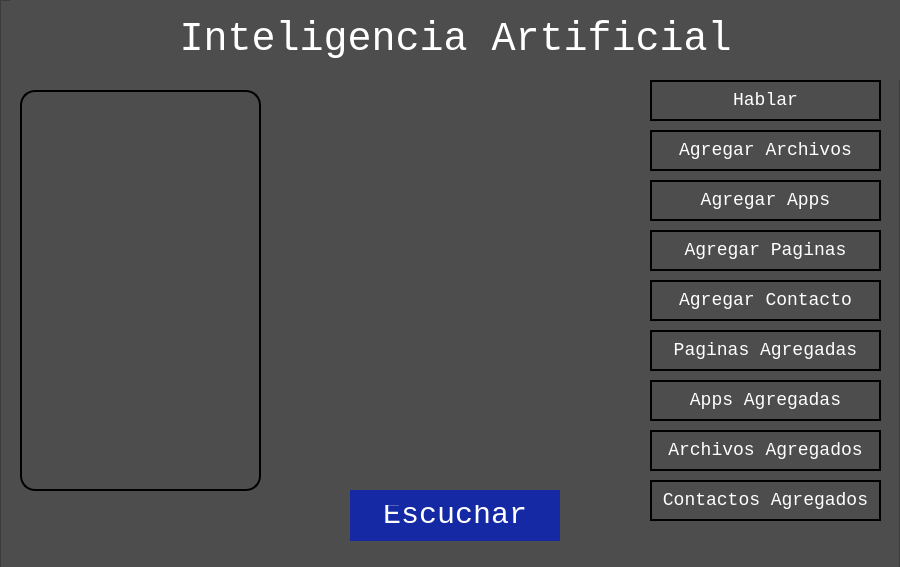
<?xml version="1.0" encoding="UTF-8"?>
<ui version="4.0">
 <class>Main</class>
 <widget class="QMainWindow" name="Main">
  <property name="enabled">
   <bool>true</bool>
  </property>
  <property name="geometry">
   <rect>
    <x>0</x>
    <y>0</y>
    <width>900</width>
    <height>567</height>
   </rect>
  </property>
  <property name="sizePolicy">
   <sizepolicy hsizetype="Fixed" vsizetype="Fixed">
    <horstretch>0</horstretch>
    <verstretch>0</verstretch>
   </sizepolicy>
  </property>
  <property name="maximumSize">
   <size>
    <width>900</width>
    <height>576</height>
   </size>
  </property>
  <property name="windowTitle">
   <string>Main</string>
  </property>
  <property name="styleSheet">
   <string notr="true">*{
font-family:Consolas;
}

QFrame{
background:#4d4d4d;
}

QLabel#title{
font-size:40px;
color:#fff;
}

QLineEdit{
border-radius:15px;
}

QPushButton#escuchar{
font-size:30px;
background:rgb(20, 41, 163);
color:#fff;
border-radius:none;
border:none;
padding:15px;
}

QPushButton#escuchar:hover{
color:rgba(20, 41, 163, 0.733);
border-radius:15px;
color:#fff;
}

QPushButton{
border-radius:none;
border:2px solid #000;
font-size:18px;
color:#fff;
}

QPushButton:hover{
background:rgb(15, 173, 212);
border-radius:15px;
color:#fff;
border:none;
}

QPlainTextEdit{
border:2px solid #000;
border-radius:15px;
color:#fff;
font-size:20px;
}</string>
  </property>
  <widget class="QWidget" name="centralwidget">
   <property name="sizePolicy">
    <sizepolicy hsizetype="Fixed" vsizetype="Fixed">
     <horstretch>0</horstretch>
     <verstretch>0</verstretch>
    </sizepolicy>
   </property>
   <property name="minimumSize">
    <size>
     <width>700</width>
     <height>567</height>
    </size>
   </property>
   <property name="maximumSize">
    <size>
     <width>900</width>
     <height>567</height>
    </size>
   </property>
   <property name="sizeIncrement">
    <size>
     <width>700</width>
     <height>0</height>
    </size>
   </property>
   <widget class="QFrame" name="frame">
    <property name="geometry">
     <rect>
      <x>0</x>
      <y>0</y>
      <width>900</width>
      <height>576</height>
     </rect>
    </property>
    <property name="sizePolicy">
     <sizepolicy hsizetype="Fixed" vsizetype="Fixed">
      <horstretch>0</horstretch>
      <verstretch>0</verstretch>
     </sizepolicy>
    </property>
    <property name="maximumSize">
     <size>
      <width>900</width>
      <height>576</height>
     </size>
    </property>
    <property name="styleSheet">
     <string notr="true"/>
    </property>
    <property name="frameShape">
     <enum>QFrame::StyledPanel</enum>
    </property>
    <property name="frameShadow">
     <enum>QFrame::Raised</enum>
    </property>
    <widget class="QLabel" name="title">
     <property name="geometry">
      <rect>
       <x>10</x>
       <y>-1</y>
       <width>891</width>
       <height>81</height>
      </rect>
     </property>
     <property name="styleSheet">
      <string notr="true"/>
     </property>
     <property name="text">
      <string>Inteligencia Artificial</string>
     </property>
     <property name="alignment">
      <set>Qt::AlignCenter</set>
     </property>
    </widget>
    <widget class="QPushButton" name="escuchar">
     <property name="geometry">
      <rect>
       <x>350</x>
       <y>490</y>
       <width>210</width>
       <height>51</height>
      </rect>
     </property>
     <property name="sizePolicy">
      <sizepolicy hsizetype="Fixed" vsizetype="Fixed">
       <horstretch>0</horstretch>
       <verstretch>0</verstretch>
      </sizepolicy>
     </property>
     <property name="focusPolicy">
      <enum>Qt::StrongFocus</enum>
     </property>
     <property name="text">
      <string>Escuchar</string>
     </property>
     <property name="icon">
      <iconset resource="source5.qrc">
       <normaloff>:/img/img/escucha.png</normaloff>:/img/img/escucha.png</iconset>
     </property>
     <property name="iconSize">
      <size>
       <width>32</width>
       <height>32</height>
      </size>
     </property>
     <property name="autoDefault">
      <bool>false</bool>
     </property>
     <property name="default">
      <bool>false</bool>
     </property>
    </widget>
    <widget class="QPushButton" name="escuchar_2">
     <property name="geometry">
      <rect>
       <x>650</x>
       <y>80</y>
       <width>231</width>
       <height>41</height>
      </rect>
     </property>
     <property name="contextMenuPolicy">
      <enum>Qt::DefaultContextMenu</enum>
     </property>
     <property name="layoutDirection">
      <enum>Qt::RightToLeft</enum>
     </property>
     <property name="autoFillBackground">
      <bool>false</bool>
     </property>
     <property name="text">
      <string>Hablar</string>
     </property>
     <property name="icon">
      <iconset resource="source5.qrc">
       <normaloff>:/img/img/barras-de-sonido.png</normaloff>:/img/img/barras-de-sonido.png</iconset>
     </property>
     <property name="iconSize">
      <size>
       <width>30</width>
       <height>30</height>
      </size>
     </property>
     <property name="shortcut">
      <string/>
     </property>
     <property name="checkable">
      <bool>false</bool>
     </property>
     <property name="checked">
      <bool>false</bool>
     </property>
     <property name="autoRepeat">
      <bool>false</bool>
     </property>
     <property name="autoExclusive">
      <bool>false</bool>
     </property>
     <property name="autoRepeatInterval">
      <number>100</number>
     </property>
     <property name="autoDefault">
      <bool>false</bool>
     </property>
     <property name="default">
      <bool>true</bool>
     </property>
     <property name="flat">
      <bool>true</bool>
     </property>
    </widget>
    <widget class="QPushButton" name="escuchar_3">
     <property name="geometry">
      <rect>
       <x>650</x>
       <y>130</y>
       <width>231</width>
       <height>41</height>
      </rect>
     </property>
     <property name="layoutDirection">
      <enum>Qt::RightToLeft</enum>
     </property>
     <property name="text">
      <string>Agregar Archivos</string>
     </property>
     <property name="icon">
      <iconset resource="source5.qrc">
       <normaloff>:/img/img/agregar-archivo.png</normaloff>:/img/img/agregar-archivo.png</iconset>
     </property>
     <property name="iconSize">
      <size>
       <width>30</width>
       <height>30</height>
      </size>
     </property>
     <property name="default">
      <bool>true</bool>
     </property>
     <property name="flat">
      <bool>true</bool>
     </property>
    </widget>
    <widget class="QPushButton" name="escuchar_4">
     <property name="geometry">
      <rect>
       <x>650</x>
       <y>180</y>
       <width>231</width>
       <height>41</height>
      </rect>
     </property>
     <property name="layoutDirection">
      <enum>Qt::RightToLeft</enum>
     </property>
     <property name="text">
      <string>Agregar Apps</string>
     </property>
     <property name="icon">
      <iconset resource="source5.qrc">
       <normaloff>:/img/img/agregar-archivo.png</normaloff>:/img/img/agregar-archivo.png</iconset>
     </property>
     <property name="iconSize">
      <size>
       <width>30</width>
       <height>30</height>
      </size>
     </property>
     <property name="default">
      <bool>true</bool>
     </property>
     <property name="flat">
      <bool>true</bool>
     </property>
    </widget>
    <widget class="QPushButton" name="escuchar_5">
     <property name="geometry">
      <rect>
       <x>650</x>
       <y>230</y>
       <width>231</width>
       <height>41</height>
      </rect>
     </property>
     <property name="layoutDirection">
      <enum>Qt::RightToLeft</enum>
     </property>
     <property name="text">
      <string>Agregar Paginas</string>
     </property>
     <property name="icon">
      <iconset resource="source5.qrc">
       <normaloff>:/img/img/agregar-archivo.png</normaloff>:/img/img/agregar-archivo.png</iconset>
     </property>
     <property name="iconSize">
      <size>
       <width>30</width>
       <height>30</height>
      </size>
     </property>
     <property name="default">
      <bool>true</bool>
     </property>
     <property name="flat">
      <bool>true</bool>
     </property>
    </widget>
    <widget class="QPushButton" name="escuchar_6">
     <property name="geometry">
      <rect>
       <x>650</x>
       <y>280</y>
       <width>231</width>
       <height>41</height>
      </rect>
     </property>
     <property name="layoutDirection">
      <enum>Qt::RightToLeft</enum>
     </property>
     <property name="text">
      <string>Agregar Contacto</string>
     </property>
     <property name="icon">
      <iconset resource="source5.qrc">
       <normaloff>:/img/img/agregar-usuario.png</normaloff>:/img/img/agregar-usuario.png</iconset>
     </property>
     <property name="iconSize">
      <size>
       <width>30</width>
       <height>30</height>
      </size>
     </property>
     <property name="default">
      <bool>true</bool>
     </property>
     <property name="flat">
      <bool>true</bool>
     </property>
    </widget>
    <widget class="QPushButton" name="escuchar_7">
     <property name="geometry">
      <rect>
       <x>650</x>
       <y>330</y>
       <width>231</width>
       <height>41</height>
      </rect>
     </property>
     <property name="layoutDirection">
      <enum>Qt::RightToLeft</enum>
     </property>
     <property name="text">
      <string>Paginas Agregadas</string>
     </property>
     <property name="icon">
      <iconset resource="source5.qrc">
       <normaloff>:/img/img/clip-de-papel.png</normaloff>:/img/img/clip-de-papel.png</iconset>
     </property>
     <property name="iconSize">
      <size>
       <width>30</width>
       <height>30</height>
      </size>
     </property>
     <property name="default">
      <bool>true</bool>
     </property>
     <property name="flat">
      <bool>true</bool>
     </property>
    </widget>
    <widget class="QPushButton" name="escuchar_8">
     <property name="geometry">
      <rect>
       <x>650</x>
       <y>380</y>
       <width>231</width>
       <height>41</height>
      </rect>
     </property>
     <property name="layoutDirection">
      <enum>Qt::RightToLeft</enum>
     </property>
     <property name="text">
      <string>Apps Agregadas</string>
     </property>
     <property name="icon">
      <iconset resource="source5.qrc">
       <normaloff>:/img/img/clip-de-papel.png</normaloff>:/img/img/clip-de-papel.png</iconset>
     </property>
     <property name="iconSize">
      <size>
       <width>30</width>
       <height>30</height>
      </size>
     </property>
     <property name="autoDefault">
      <bool>false</bool>
     </property>
     <property name="default">
      <bool>true</bool>
     </property>
     <property name="flat">
      <bool>true</bool>
     </property>
    </widget>
    <widget class="QPushButton" name="escuchar_9">
     <property name="geometry">
      <rect>
       <x>650</x>
       <y>430</y>
       <width>231</width>
       <height>41</height>
      </rect>
     </property>
     <property name="layoutDirection">
      <enum>Qt::RightToLeft</enum>
     </property>
     <property name="text">
      <string>Archivos Agregados</string>
     </property>
     <property name="icon">
      <iconset resource="source5.qrc">
       <normaloff>:/img/img/clip-de-papel.png</normaloff>:/img/img/clip-de-papel.png</iconset>
     </property>
     <property name="iconSize">
      <size>
       <width>30</width>
       <height>30</height>
      </size>
     </property>
     <property name="default">
      <bool>true</bool>
     </property>
     <property name="flat">
      <bool>true</bool>
     </property>
    </widget>
    <widget class="QPushButton" name="escuchar_10">
     <property name="geometry">
      <rect>
       <x>650</x>
       <y>480</y>
       <width>231</width>
       <height>41</height>
      </rect>
     </property>
     <property name="layoutDirection">
      <enum>Qt::RightToLeft</enum>
     </property>
     <property name="text">
      <string>Contactos Agregados</string>
     </property>
     <property name="icon">
      <iconset resource="source5.qrc">
       <normaloff>:/img/img/clip-de-papel.png</normaloff>:/img/img/clip-de-papel.png</iconset>
     </property>
     <property name="iconSize">
      <size>
       <width>30</width>
       <height>30</height>
      </size>
     </property>
     <property name="default">
      <bool>true</bool>
     </property>
     <property name="flat">
      <bool>true</bool>
     </property>
    </widget>
    <widget class="QPlainTextEdit" name="plainTextEdit">
     <property name="geometry">
      <rect>
       <x>20</x>
       <y>90</y>
       <width>241</width>
       <height>401</height>
      </rect>
     </property>
    </widget>
    <widget class="QLabel" name="label">
     <property name="geometry">
      <rect>
       <x>320</x>
       <y>110</y>
       <width>281</width>
       <height>341</height>
      </rect>
     </property>
     <property name="text">
      <string/>
     </property>
     <property name="pixmap">
      <pixmap resource="source5.qrc">:/img/img/machine-learning.png</pixmap>
     </property>
     <property name="scaledContents">
      <bool>true</bool>
     </property>
    </widget>
   </widget>
  </widget>
 </widget>
 <resources>
  <include location="img/Nuevo Documento de texto.txt"/>
  <include location="source5.qrc"/>
 </resources>
 <connections/>
</ui>
